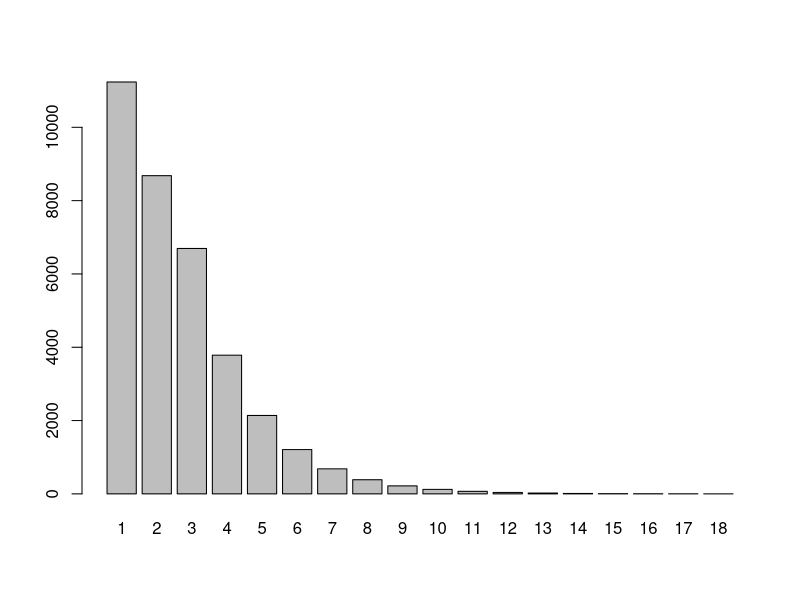
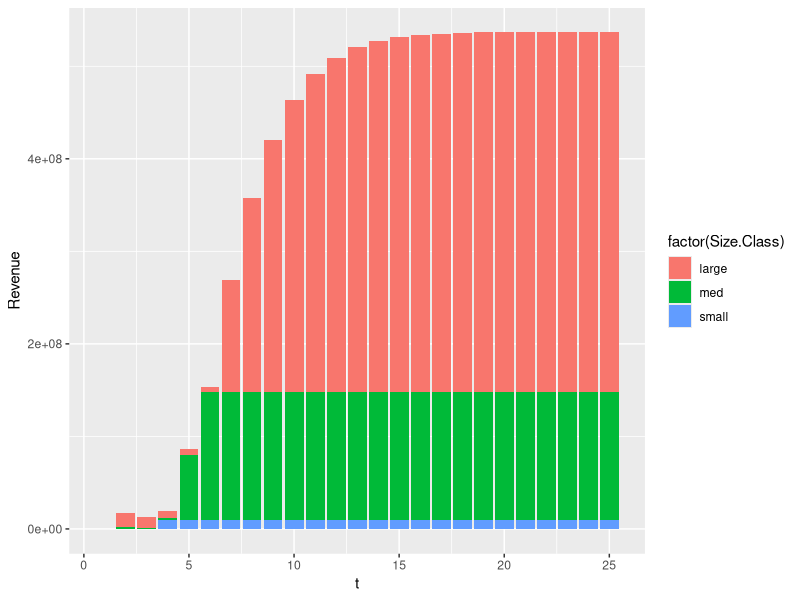

R code for these plots, in order:
## ---- chunk 1
rm(list=ls())
library(tidyverse)

#Set Model----
NumYears = 25

R0 = 100

## ---- chunk 2
Linf = 122.1
K = 0.172
to = 0.919

#Length-Weight parameters
#http://www.fishbase.org/popdyn/FishLWSummary.php?ID=14024&id2=9280&genusname=Cynoscion&speciesname=albus&fc=331&variable_Length=10&gm_a=0.024&gm_b=2.824
Wa = 0.024
  
Wb = 2.824
  
#Length (cm) at which a fish is 50/95 percent vulnerable to fishing mortality
S50 = 26

S95 = 29

#Length (cm) at which a fish is 50/95 percent likely to be mature
m50 = 55

m95 = 62.7

#Natural mortality
M <- 0.258

#Fishing mortality
F <- 0.3125

#Spawners per Recruit

#h <- 0.7


BHa <- 0.546 #this is made up

BHb <- 0.000089 #this is made up

## ---- chunk 3

#Our max age is 18 years
Age <- seq(1,18,1)

Length <- Linf*(1-exp(-K*(Age-to)))

#Converts lengths (cm) to weight (g)
Weight <- Wa*Length^Wb


Va = 1/(1 + exp(-log(19)*((Length - S50)/(S95 - S50))))

Ma =  1/(1 + exp(-log(19)*((Length - m50)/(m95 - m50))))

#realtive fecundity - corvina produce about 41 eggs per gram 
#SOURCE: https://www.scribd.com/doc/81002346/Crecimiento-y-Reproduccion-de-corvina
fa <- 41*Weight


#Price per kg is dependent on size of fish
Price <- c(10,50,100)
## ---- chunk 4
N_at <- data.frame(matrix(data = NA, ncol = max(Age), nrow = NumYears))
colnames(N_at) = as.character(c(Age))

Recruitment <- vector(length = NumYears)

Catch <- data.frame(matrix(data = NA, ncol = max(Age) + 1, nrow = NumYears))
colnames(Catch) <- as.character(c(Age,'Total'))
                        

Revenue <- data.frame(matrix(data = NA, ncol = 4, nrow = NumYears))
colnames(Revenue) =c('small',
                     'med',
                     'large',
                     'total')

## ---- chunk 5



#this sets top left
N_at[1,1] = R0


#  Set inital condition in year t = 0 (assumes no fishing)
for (a in 1:17){
 
  N_at[1,a+1] = N_at[1,(a)]*exp(-M)
  
}



#Recruitment in year 1
Recruitment[1] = sum(N_at[1,]*fa*Ma)

Catch[1,] = 0


for (t in 2:NumYears) {
  
  N_at[t,1] = Recruitment[t - 1] / (BHa + BHb*Recruitment[t - 1])

  for (a in 1:17) {
  
  
  # Introduce fishing as Va*F  
    N_at[t,a+1] = exp(-M - Va[a]*F)*N_at[(t - 1),(a)]
    
    
    
   #Catch by cohort = number of individual age a in year t - indvid. age a captured in year t
    
     Catch[t,a+1] = ((Va[a+1]*F)/(Va[a+1]*F+M))*N_at[(t),(a+1)]*(1 - exp(-M - Va[a+1]*F))
    
     Catch[t,1] = 0
    
  }
  
 Recruitment[t] = sum(N_at[t,]*fa*Ma)
      
}

write.csv(N_at, "AgeStructureInitial.csv")
## ---- chunk 6

df.hist = stack(N_at[NumYears, ])

barplot(df.hist$values, names.arg = df.hist$ind)

CatchCurve <- lm(log(values) ~ ind, data = df.hist)

Z.est = -CatchCurve$coefficients[2]

print(Z.est)
## ---- chunk 7

#Calculate Revenue by commercial class

for (t in 1:NumYears){

  Revenue[t,1] = sum(Weight[1:3]*Catch[t,1:3]*Price[1])
  
  Revenue[t,2] = sum(Weight[4:5]*Catch[t,4:5]*Price[2])
  
  Revenue[t,3] = sum(Weight[6:max(Age)]*Catch[t,6:max(Age)]*Price[3])
  
  Revenue[t,4] = sum(Revenue[t,1:3])
  
}
## ---- chunk 8
print(Revenue$total[NumYears])

Revenue$t = seq(1:length(Revenue$small)) 

Revbar = gather(Revenue[, c(1:3,5)],'Size.Class' ,'Revenue', 1:3)




ggplot(Revbar, aes(x= t, y= Revenue, fill =factor(Size.Class ))) +
  geom_bar(stat="identity",position = "stack")


#plot(Revenue$total, xlab = "time", ylab = 'Revenue')
